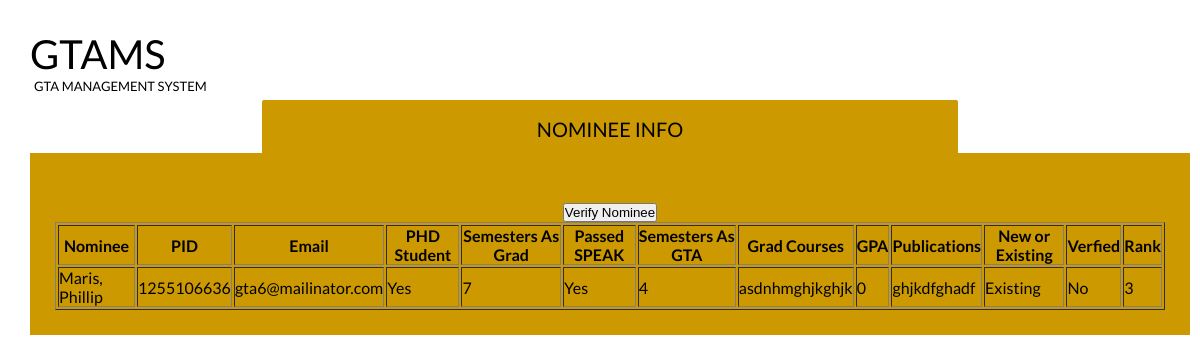
The app's page /verifyNominee.php?pid=1255106636 (signed in) with its own data.
### tables this page shows
CREATE TABLE `nomination` (
  `nominatorLogin` varchar(50) NOT NULL,
  `pid` varchar(20) NOT NULL,
  `ranking` int(11) NOT NULL,
  `timestamp` datetime NOT NULL,
  `sessionid` varchar(20) NOT NULL,
  `verified` tinyint(4) NOT NULL DEFAULT '0',
  `responded` tinyint(4) NOT NULL DEFAULT '0',
  `averageScore` int(11) NOT NULL DEFAULT '0'
);

CREATE TABLE `gtanominee` (
  `advisor` varchar(70) DEFAULT NULL,
  `nomineeName` varchar(70) DEFAULT NULL,
  `pid` varchar(20) NOT NULL,
  `nomineeEmail` varchar(255) DEFAULT NULL,
  `nomineePhone` varchar(10) DEFAULT NULL,
  `isPHDStudent` int(11) DEFAULT NULL,
  `semestersAsGrad` int(11) DEFAULT NULL,
  `passedSpeak` int(11) DEFAULT NULL,
  `semestersAsGTA` int(11) DEFAULT NULL,
  `gradCourses` varchar(255) DEFAULT NULL,
  `gpa` float DEFAULT NULL,
  `publications` varchar(255) DEFAULT NULL,
  `newlyAdmitted` tinyint(1) DEFAULT NULL
);

### verifyNominee.php (the view, shortened to what this page needs)
<link rel="stylesheet" type="text/css" href="DBHomeStyle.css">
<h1>GTAMS <span>GTA Management System</span></h1>
<ul class="tabs">
    <li>
        <label for="tab3">Nominee Info</label>
        <div id="tab-content3" class="tab-content" align="center">
            <?php
            include 'connect.php';
			$nomineeQuery = mysqli_query($con, "SELECT * FROM gtanominee INNER JOIN nomination ON gtanominee.pid=nomination.pid WHERE gtanominee.pid='{$_GET['pid']}' AND sessionid='{$_SESSION['sessionid']}'");
			$nomineeInfo = mysqli_fetch_array($nomineeQuery);
			echo "<table border='1'>
					<tr>
                    <th>Nominee</th>
                    <th>PID</th>
					<th>Email</th>
					<th>PHD Student</th>
					<th>Semesters As Grad</th>
					<th>Passed SPEAK</th>
					<th>Semesters As GTA</th>
					<th>Grad Courses</th>
					<th>GPA</th>
					<th>Publications</th>
					<th>New or Existing</th>
					<th>Verfied</th>
					<th>Rank</th></tr>";
			echo "<td>" . $nomineeInfo['nomineeName'] . "</td>";
			echo "<td>" . $nomineeInfo['pid'] . "</td>";
			echo "<td>" . $nomineeInfo['nomineeEmail'] . "</td>";
			if($nomineeInfo['isPHDStudent']){
				echo "<td>Yes</td>";
			}else{
				echo "<td>No</td>";
			}
			echo "<td>" . $nomineeInfo['semestersAsGrad'] . "</td>";
			if($nomineeInfo['passedSpeak']){
				echo "<td>Yes</td>";
			}else{
				echo "<td>No</td>";
			}
			echo "<td>" . $nomineeInfo['semestersAsGTA'] . "</td>";
			echo "<td>" . $nomineeInfo['gradCourses'] . "</td>";
			echo "<td>" . $nomineeInfo['gpa'] . "</td>";
			echo "<td>" . $nomineeInfo['publications'] . "</td>";
			if($nomineeInfo['newlyAdmitted']){
				echo "<td>New</td>";
			}else{
				echo "<td>Existing</td>";
			}
			if($nomineeInfo['verified']){
				echo "<td>Yes</td>";
			}else{
				echo "<td>No</td>";
			}
			echo "<td>" . $nomineeInfo['ranking'] . "</td>";
			echo '<br>
				<form action="" method="POST">
					<input type="submit" name="submit" value="Verify Nominee">
				</form>';
            ?>
            </table>
        </div>
    </li>
</ul>

### DBHomeStyle.css (style rules this page uses)
* { margin: 0; padding: 0; -moz-box-sizing: border-box; -webkit-box-sizing: border-box; box-sizing: border-box; }
h1 { font-weight: normal; font-size: 40px; font-weight: normal; text-transform: uppercase; float: left; margin: 10px 0 100px 10px; }
h1 span { font-size: 13px; display: block; padding-left: 4px; }
.tabs { width: 100%; float: none; list-style: none; position: relative; margin: 80px 0 0 10px; text-align: left; }
.tabs li { margin-left:20%; }
.tabs label { display: block; padding: 14px 21px; border-radius: 2px 2px 0 0; font-size: 20px; font-weight: normal; text-transform: uppercase; background: #ffc904; cursor: pointer; position: absolute; top: 4px; -moz-transition: all 0.2s ease-in-out; -o-transition: all 0.2s ease-in-out; -webkit-transition: all 0.2s ease-in-out; transition: all 0.2s ease-in-out; }
.tabs .tab-content { z-index: 2; display: none; overflow: hidden; width: 100%; font-size: 17px; line-height: 25px; padding: 25px; position: absolute; top: 53px; left: 0; background: #CC9900; }
.tabs [id^="tab"]:checked + label { top: 0; padding-top: 17px; background: #CC9900; width:60%; text-align:center; }
.tabs [id^="tab"]:checked ~ [id^="tab-content"] { display: block; }

### records on screen
nomination: pid.nomineeName "Maris, Phillip", pid "1255106636", pid.nomineeEmail "gta6@mailinator.com", pid.semestersAsGrad "7", pid.semestersAsGTA "4", pid.gradCourses "asdnhmghjkghjk", pid.gpa "0", pid.publications "ghjkdfghadf", ranking "3"
